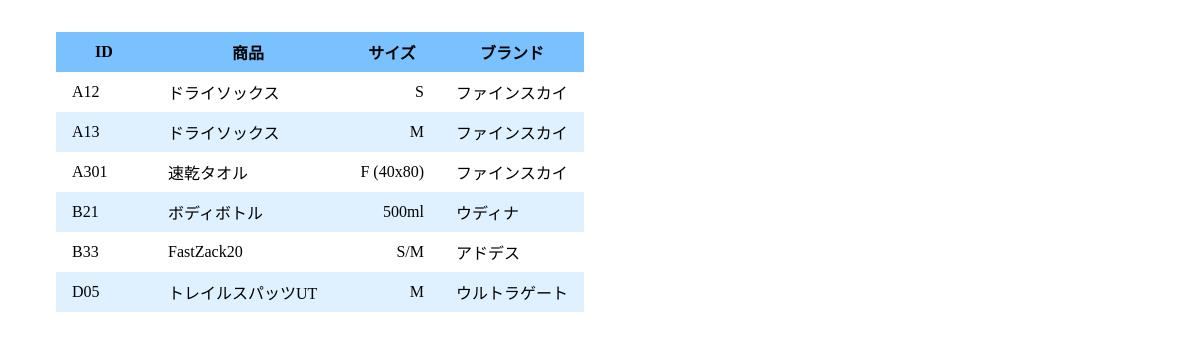
The app's page /chap13/sec13-5/relation/goods_brand.php with its own data.
### tables this page shows
CREATE TABLE `goods` (
  `id` varchar(10) NOT NULL,
  `name` varchar(40) NOT NULL,
  `size` varchar(20) DEFAULT NULL,
  `brand` varchar(10) NOT NULL
);

CREATE TABLE `brand` (
  `id` varchar(10) NOT NULL,
  `name` varchar(40) NOT NULL,
  `country` varchar(20) DEFAULT NULL
);

### chap13/sec13-5/lib/util.php (called while the page is built, shortened)
<?php
function h($data) {
  return htmlspecialchars($data, ENT_QUOTES, 'UTF-8');
}

### chap13/sec13-5/relation/goods_brand.php (the view, shortened to what this page needs)
<?php
require_once('../lib/util.php');
$user = "inventoryuser";
$password = "inventoryuser";
$dbName = "inventory";
$host = "localhost:3306";
$dsn = "mysql:host={$host};dbname={$dbName};charset=utf8";
$sql = <<< EOD
  SELECT
    g.id AS goods_id,
    g.name AS goods_name,
    g.size,
    b.name AS brand_name
  FROM goods g
  INNER JOIN brand b
    ON g.brand = b.id
    ORDER BY g.id
  EOD;
?>
<!DOCTYPE html>
<html lang="ja">
<head>
  <link rel="stylesheet" href="../css/style.css">
  <link rel="stylesheet" href="../css//tablestyle.css">
</head>
<body>
  <div>
    <?php
    try {
      $pdo = new PDO($dsn, $user, $password);
      $pdo->setAttribute(PDO::ATTR_EMULATE_PREPARES, false);
      $pdo->setAttribute(PDO::ATTR_ERRMODE, PDO::ERRMODE_EXCEPTION);
      $stm = $pdo->prepare($sql);
      $stm->execute();
      $result = $stm->fetchAll(PDO::FETCH_ASSOC);
    ?>
      <table>
        <thead>
          <tr>
            <th>ID</th>
            <th>商品</th>
            <th>サイズ</th>
            <th>ブランド</th>
          </tr>
        </thead>
        <tbody>
          <?php
          foreach ($result as $row) {
            echo "<tr>";
            echo "<td>", h($row['goods_id']), "</td>";
            echo "<td>", h($row['goods_name']), "</td>";
            echo "<td>", h($row['size']), "</td>";
            echo "<td>", h($row['brand_name']), "</td>";
            echo "</tr>";
          }
          ?>
        </tbody>
      </table>
    <?php
    } catch (Exception $e) {
      echo '<span class="error">エラーがありました</span><br>';
      echo $e->getMessage();
      exit();
    }
    ?>
  </div>
</body>
</html>

### chap13/sec13-5/css/style.css (style rules this page uses)
div { margin: 1em; }

### chap13/sec13-5/css/tablestyle.css (style rules this page uses)
table { margin: 2em; padding: 0; border-collapse: collapse; }
thead { background-color: #7ac2ff; text-align: center; }
tr * { padding: 0.5em 1em; }
tbody tr *:first-child { width: 4em; text-align: left; }
tbody tr *:nth-child(2) { width: 10em; text-align: left; }
tbody tr *:nth-child(3) { width: 4em; text-align: right; }
tbody tr:nth-child(even) td { background-color: #dff0ff; }

### records on screen
goods: id "A12", name "ドライソックス", size "S", brand.name "ファインスカイ"
goods: id "A13", name "ドライソックス", size "M", brand.name "ファインスカイ"
goods: id "A301", name "速乾タオル", size "F (40x80)", brand.name "ファインスカイ"
goods: id "B21", name "ボディボトル", size "500ml", brand.name "ウディナ"
goods: id "B33", name "FastZack20", size "S/M", brand.name "アドデス"
goods: id "D05", name "トレイルスパッツUT", size "M", brand.name "ウルトラゲート"
